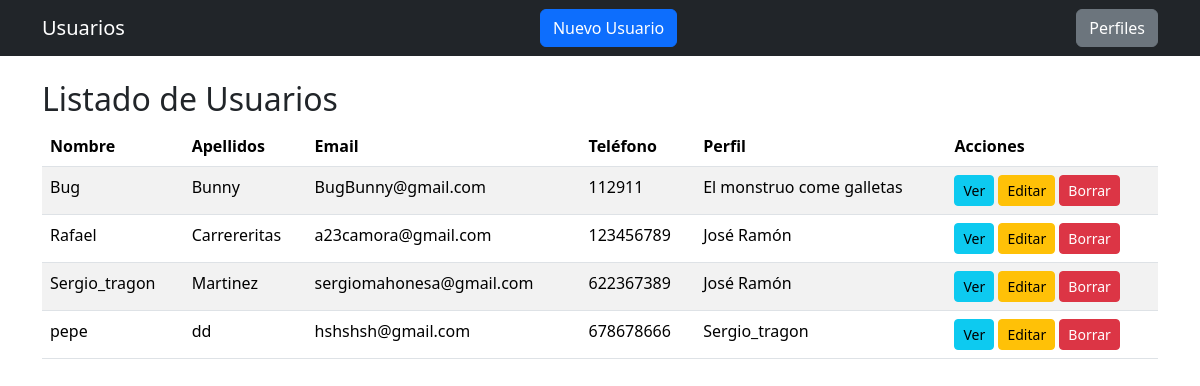
The page / on the database its author committed.
### tables this page shows
CREATE TABLE usuarios (
    id INTEGER PRIMARY KEY AUTOINCREMENT,
    nombre TEXT NOT NULL,
    apellidos TEXT NOT NULL,
    email TEXT UNIQUE NOT NULL,
    telefono TEXT,
    perfil_id INTEGER NOT NULL,
    FOREIGN KEY(perfil_id) REFERENCES perfiles(id) ON DELETE RESTRICT
);

CREATE TABLE perfiles (
    id INTEGER PRIMARY KEY AUTOINCREMENT,
    nombre TEXT UNIQUE NOT NULL,
    descripcion TEXT,
    nivel INTEGER,
    activo BOOLEAN
);

### app.py (the view)
@app.route("/")
def home():
    conn = get_conn()
    usuarios = conn.execute("""
        SELECT u.id, u.nombre, u.apellidos, u.email, u.telefono, p.nombre as perfil
        FROM usuarios u LEFT JOIN perfiles p ON u.perfil_id = p.id
        ORDER BY u.nombre ASC
    """).fetchall()
    conn.close()
    return render_template("home.html", usuarios=usuarios)

### app.py (called while the page is built)
def get_conn():
    conn = sqlite3.connect(DB)
    conn.row_factory = sqlite3.Row
    return conn

### templates/home.html
{% extends "base.html" %}
{% block content %}
<h2>Listado de Usuarios</h2>
<table class="table table-striped">
  <thead>
    <tr>
      <th>Nombre</th>
      <th>Apellidos</th>
      <th>Email</th>
      <th>Teléfono</th>
      <th>Perfil</th>
      <th>Acciones</th>
    </tr>
  </thead>
  <tbody>
    {% for u in usuarios %}
    <tr>
      <td>{{ u['nombre'] }}</td>
      <td>{{ u['apellidos'] }}</td>
      <td>{{ u['email'] }}</td>
      <td>{{ u['telefono'] }}</td>
      <td>{{ u['perfil'] }}</td>
      <td>
        <a class="btn btn-sm btn-info" href="{{ url_for('usuario_detalle', id=u['id']) }}">Ver</a>
        <a class="btn btn-sm btn-warning" href="{{ url_for('usuario_editar', id=u['id']) }}">Editar</a>
        <a class="btn btn-sm btn-danger" href="{{ url_for('usuario_borrar', id=u['id']) }}">Borrar</a>
      </td>
    </tr>
    {% endfor %}
  </tbody>
</table>
{% endblock %}

### templates/base.html (shortened to what this page needs)
<!doctype html>
<html lang="es">
<head>
  <link href="https://cdn.jsdelivr.net/npm/bootstrap@5.3.2/dist/css/bootstrap.min.css" rel="stylesheet">
</head>
<body>
<nav class="navbar navbar-expand-lg navbar-dark bg-dark mb-4">
  <div class="container">
    <a class="navbar-brand" href="{{ url_for('home') }}">Usuarios</a>
    <a class="btn btn-primary" href="{{ url_for('usuario_nuevo') }}">Nuevo Usuario</a>
    <a class="btn btn-secondary" href="{{ url_for('perfiles_list') }}">Perfiles</a>
  </div>
</nav>
<div class="container">
  {% block content %} {% endblock %}
</div>
</body>
</html>

### rows shown on the page
usuarios: nombre "Bug", apellidos "Bunny", email "BugBunny@gmail.com", telefono "112911", perfil "El monstruo come galletas"
usuarios: nombre "Rafael", apellidos "Carrereritas", email "a23camora@gmail.com", telefono "123456789", perfil "José Ramón"
usuarios: nombre "Sergio_tragon", apellidos "Martinez", email "sergiomahonesa@gmail.com", telefono "622367389", perfil "José Ramón"
usuarios: nombre "pepe", apellidos "dd", email "hshshsh@gmail.com", telefono "678678666", perfil "Sergio_tragon"
